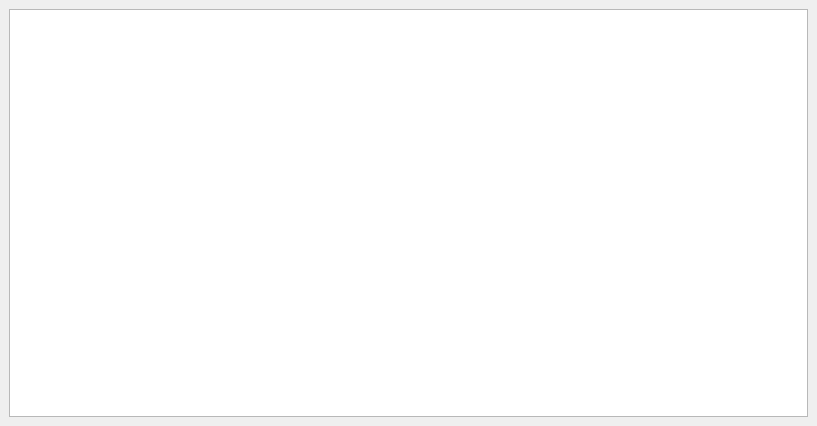
<?xml version="1.0" encoding="UTF-8"?>
<ui version="4.0">
 <class>Docker</class>
 <widget class="QDockWidget" name="Docker">
  <property name="geometry">
   <rect>
    <x>0</x>
    <y>0</y>
    <width>817</width>
    <height>426</height>
   </rect>
  </property>
  <property name="windowTitle">
   <string>DockWidget</string>
  </property>
  <widget class="QWidget" name="dockWidgetContents">
   <layout class="QVBoxLayout" name="verticalLayout">
    <item>
     <widget class="QTextEdit" name="textEdit"/>
    </item>
   </layout>
  </widget>
 </widget>
 <resources/>
 <connections/>
</ui>
